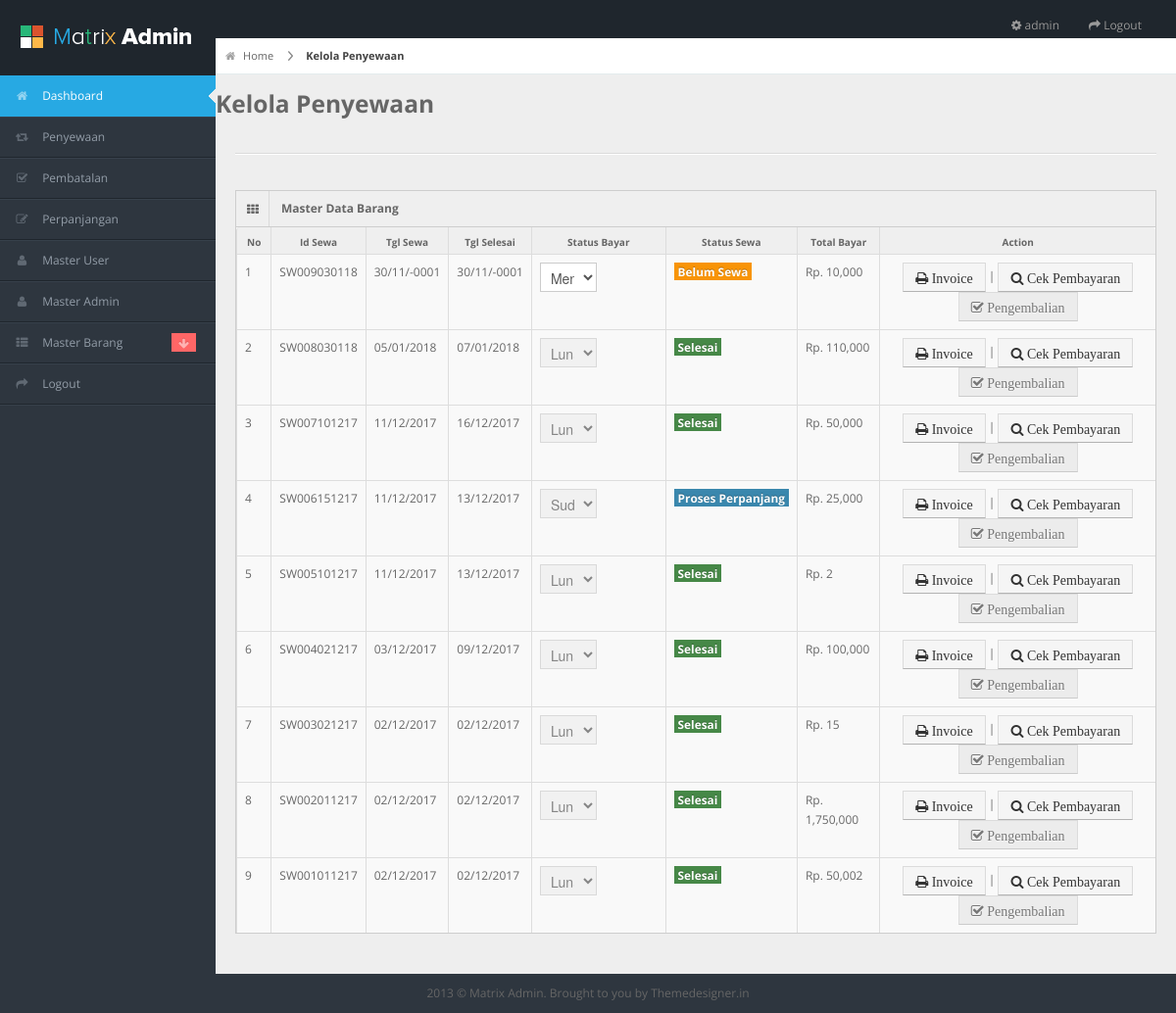
Before: /admin/pages/kelola_penyewaan.php (signed in) with the older database file.
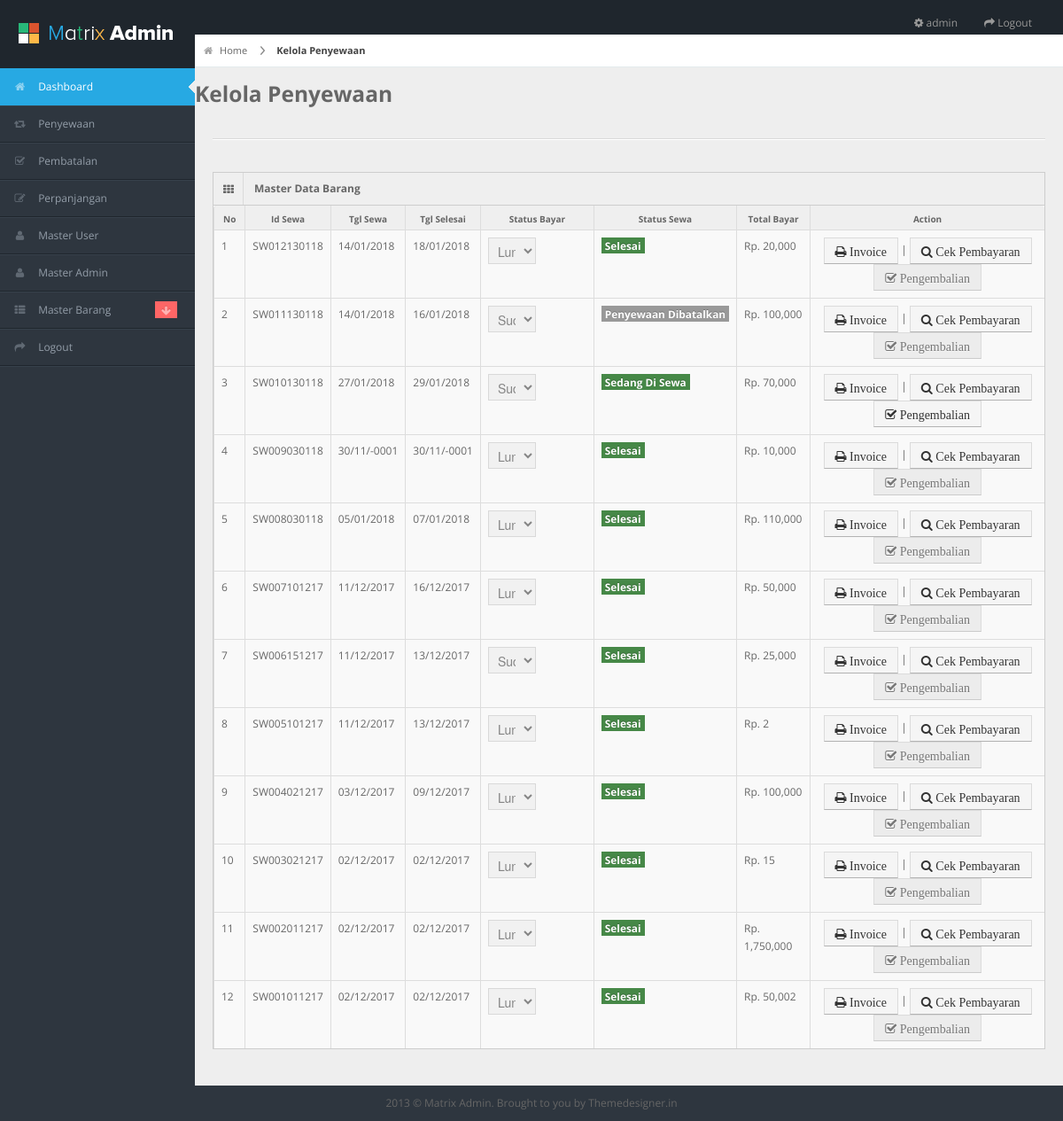
After: the same page with the newer database file.
### tables this page shows
CREATE TABLE IF NOT EXISTS `sewa` (
  `id_sewa` varchar(255) NOT NULL,
  `id_user` int(11) DEFAULT NULL,
  `tgl_sewa` date DEFAULT NULL,
  `tgl_selesai` date DEFAULT NULL,
  `tgl_expired` date DEFAULT NULL,
  `status_bayar` int(11) DEFAULT NULL,
  `status_sewa` int(11) DEFAULT NULL,
  `total_bayar` int(11) DEFAULT NULL,
  `dp` int(11) DEFAULT NULL
);

### admin/pages/kelola_penyewaan.php (the view, shortened to what this page needs)
<?php include 'header.php'; ?>
<?php include 'nav.php'; ?>
<div id="content">
	<div id="content-header">
		<div id="breadcrumb"> <a href="#" title="Go to Home" class="tip-bottom"><i class="icon-home"></i> Home</a> <a href="#" class="current">Kelola Penyewaan</a> </div>
		<h3>Kelola Penyewaan</h3>
	</div>
	<div class="container-fluid">
		<hr>
		<div class="row-fluid">
			<div class="widget-box">
				<div class="widget-title"> <span class="icon"><i class="icon-th"></i></span>
					<h5>Master Data Barang</h5>
				</div>
				<div class="widget-content nopadding">
					<table class="table table-bordered data-table">
						<thead>
							<tr>
								<th>No</th>
								<th>Id Sewa</th>
								<th>Tgl Sewa</th>
								<th>Tgl Selesai</th>
								<th>Status Bayar</th>
								<th>Status Sewa</th>
								<th>Total Bayar</th>
								<th>Action</th>
							</tr>
						</thead>
						<tbody>
							<?php
							$no=1;
							$dis_pengembalian = '';
							$stat = '';
							$sql = mysql_query("SELECT * FROM sewa,m_user WHERE sewa.id_user = m_user.id_user ORDER BY sewa.id_sewa DESC");
							while($row = mysql_fetch_array($sql)){
								if($row['status_sewa']==0){
									$stat = '';
									$dis_pengembalian = 'disabled';
									$status_sewa = '<span class="label label-warning"> Belum Sewa </span>';
								}else if($row['status_sewa']==1){
									$stat = '';
									$dis_pengembalian = 'disabled';
									$status_sewa = '<span class="label label-info"> Menunggu Konfirmasi </span>';
								}else if($row['status_sewa']==2){
									$stat = 'pengembalian.php?id_sewa='.$row['id_sewa'].'';
									$dis_pengembalian = '';
									$status_sewa = '<span class="label label-success"> Sedang Di Sewa </span>';
								}else if($row['status_sewa']==3){
									$stat = '';
									$dis_pengembalian = 'disabled';
									$status_sewa = '<span class="label label-success"> Selesai </span>';
								}else if($row['status_sewa']==4){
									$status_sewa = '<span class="label label-info"> Proses Perpanjang </span>';
								}else if($row['status_sewa']==5){
									$stat = 'pengembalian.php?id_sewa='.$row['id_sewa'].'';
									$status_sewa = '<span class="label label-success"> Penyewaan Di Perpanjang </span>';
								}else if($row['status_sewa']==7){
									$stat = '';
									$dis_pengembalian = 'disabled';
									$status_sewa = '<span class="label label-warning"> Proses Pembatalan </span>';
								}else if($row['status_sewa']==12){
									$stat = '';
									$dis_pengembalian = 'disabled';
									$status_sewa = '<span class="label label-danger"> Penyewaan Dibatalkan </span>';
								}
								?>
								<tr>
									<form action="" method="POST">
										<td><?php echo $no; ?></td>
										<td><?php echo $row['id_sewa']; ?></td>
										<td><?php echo date('d/m/Y',strtotime($row['tgl_sewa'])); ?></td>
										<td><?php echo date('d/m/Y',strtotime($row['tgl_selesai'])); ?></td>
										<td>
											<?php
											if($row['status_bayar']=='0'){
												?>
												<select class="span6" name="status_bayar" class="form-control" onchange="this.form.submit()">
													<option value="1">Menunggu Konfirmasi</option>
												</select>
													<?php }else if($row['status_bayar']=='2'){
														?>
														<select class="span6" name="status_bayar" class="form-control" onchange="this.form.submit()" disabled>
															<option value="2" selected>Sudah Dp</option>
														</select>
														<?php }else if($row['status_bayar']=='3'){
															?>
															<select class="span6" name="status_bayar" class="form-control" onchange="this.form.submit()" disabled>
																<option value="3" selected>Lunas</option>
															</select>
															<?php }?>
														</td>
														<td><?php echo $status_sewa; ?></td>
														<td>Rp. <?php echo number_format($row['total_bayar']); ?></td>
														<td style="text-align: center;">
															<a href="detail_sewa.php?id_sewa=<?php echo $row['id_sewa']; ?>"> <button type="button" name="bayar" class="btn btn-sm btn-default"><i class="icon-print"> Invoice </i></button></a> |
															<a href="cek_bayar.php?id_sewa=<?php echo $row['id_sewa']; ?>"> <button type="button" name="bayar" class="btn btn-sm btn-default"><i class="icon-search"> Cek Pembayaran </i></button></a>
															<a href="<?php echo $stat; ?>"> <button type="button" <?php echo $dis_pengembalian; ?> name="bayar" class="btn btn-sm btn-default"><i class="icon-check"> Pengembalian </i></button></a>
														</td>
													</form>
													<?php
													$no++;
												} ?>
											</tr>
										</tbody>
									</table>
								</div>
							</div>
						</div>
					</div>
				</div>
				<?php include 'footer.php'; ?>

### admin/pages/header.php (shortened to what this page needs)
<?php
	if(!isset($_SESSION['id_admin'])){
		echo "<script> window.alert('Silahkan Login Terlebih Dahulu'); location.replace('../index.php')  </script>";
	}else{
		$sql = mysql_query("SELECT * FROM m_admin WHERE id_admin = '$_SESSION[id_admin]'")or die(mysql_error());
		$admin = mysql_fetch_array($sql);
		$nama_admin = $admin['nama_admin'];
	}
?>
<!DOCTYPE html>
<html lang="en">
<head>
<link rel="stylesheet" href="../css/bootstrap.min.css" />
<link rel="stylesheet" href="../css/bootstrap-responsive.min.css" />
<link rel="stylesheet" href="../css/uniform.css" />
<link rel="stylesheet" href="../css/select2.css" />
<link rel="stylesheet" href="../css/matrix-style.css" />
<link rel="stylesheet" href="../css/matrix-media.css" />
<link href="../font-awesome/css/font-awesome.css" rel="stylesheet" />
</head>
<body>
<div id="header">
  <h1><a href="dashboard.html">Matrix Admin</a></h1>
</div>
<div id="search" class="navbar navbar-inverse pull-right">
  <ul class="nav">
    <li class=""><a title="" href="#"><i class="icon icon-cog"></i> <span class="text"><?php echo $nama_admin; ?></span></a></li>
    <li class=""><a title="" href="logout.php"><i class="icon icon-share-alt"></i> <span class="text">Logout</span></a></li>
  </ul>
</div>

### admin/pages/nav.php (shortened to what this page needs)
<div id="sidebar"><a href="#" class="visible-phone"><i class="icon icon-home"></i> Dashboard</a>
  <ul>
    <li class="active"><a href="index.html"><i class="icon icon-home"></i> <span>Dashboard</span></a> </li>
    <li> <a href="kelola_penyewaan.php"><i class="icon icon-retweet"></i> <span>Penyewaan</span></a> </li>
    <li> <a href="kelola_pembatalan.php"><i class="icon icon-check"></i> <span>Pembatalan</span></a> </li>
     <li> <a href="kelola_perpanjangan.php"><i class="icon icon-edit"></i> <span>Perpanjangan</span></a> </li>
    <li> <a href="kelola_user.php"><i class="icon icon-user"></i> <span>Master User</span></a> </li>
    <li> <a href="kelola_admin.php"><i class="icon icon-user"></i> <span>Master Admin</span></a> </li>
    <li class="submenu"> <a href="#"><i class="icon icon-th-list"></i> <span>Master Barang</span>
      <span class="label label-important"><i class="icon-arrow-down"></i></span></a>
    </li>
    <li> <a href="logout.php"><i class="icon icon-share-alt"></i> <span>Logout</span></a> </li>
  </ul>
</div>

### admin/pages/footer.php (shortened to what this page needs)
<div class="row-fluid">
	<div id="footer" class="span12"> 2013 &copy; Matrix Admin. Brought to you by <a href="http://themedesigner.in">Themedesigner.in</a> </div>
</div>
</body>
</html>

### admin/css/matrix-style.css (style rules this page uses)
* { outline:none !important; -moz-outline: none !important; }
html, body { height:100% }
body { overflow-x: hidden; margin-top: -10px; font-family: 'Open Sans', sans-serif; font-size:12px; color:#666; }
a { color:#666; }
select, textarea, input[type="text"], input[type="password"], input[type="datetime"], input[type="datetime-local"], input[type="date"], input[type="month"], input[type="time"], input[type="week"], input[type="number"], input[type="email"], input[type="url"], input[type="search"], input[type="tel"], input[type="color"], .uneditable-input, .label, .dropdown-menu, .btn, .well, .progress, .table-bordered, .btn-group > .btn:first-child, .btn-group > .btn:last-child, .btn-group > .btn:last-child, .btn-group > .dropdown-toggle, .alert { border-radius:0px; }
.btn, textarea, input[type="text"], input[type="password"], input[type="datetime"], input[type="datetime-local"], input[type="date"], input[type="month"], input[type="time"], input[type="week"], input[type="number"], input[type="email"], input[type="url"], input[type="search"], input[type="tel"], input[type="color"], .uneditable-input { box-shadow:none; }
.progress, .progress-success .bar, .progress .bar-success, .progress-warning .bar, .progress .bar-warning, .progress-danger .bar, .progress .bar-danger, .progress-info .bar, .progress .bar-info, .btn, .btn-primary { background-image:none; }
#footer { padding:10px; text-align:center; }
hr { border-top-color:#dadada; }
.label-important, .badge-important { background:#f74d4d; }
#header { height: 77px; position: relative; width: 100%; z-index: -9; }
#header h1 { background: url("../img/logo.png") no-repeat scroll 0 0 transparent; height: 31px; left: 20px; line-height: 600px; overflow: hidden; position: relative; top: 26px; width: 191px; }
#header h1 a { display: block; }
#search { position: absolute; z-index: 25; top: 6px; right:10px; }
#user-nav > ul > li > a > i, #sidebar li a i { opacity: .5; margin-top: 2px; }
#sidebar { display: block; float: left; position: relative; width: 220px; z-index: 16; }
#sidebar > ul { list-style: none; margin: 0px 0 0; padding: 0; position: absolute; width: 220px; }
#sidebar > ul > li { display: block; position: relative; }
#sidebar > ul > li > a { padding: 10px 0 10px 15px; display: block; color: #939da8; }
#sidebar > ul > li > a > i { margin-right: 10px; }
#sidebar > ul > li.active > a { background: url("../img/menu-active.png") no-repeat scroll right center transparent !important; text-decoration:none; }
#sidebar > ul > li > a > .label { margin: 0 20px 0 0; float: right; padding: 3px 5px 2px; }
#content { background: none repeat scroll 0 0 #eeeeee; margin-left: 220px; margin-right: 0; padding-bottom: 25px; position: relative; min-height:100%; width: auto; }
#content-header { position: abslute; width: 100%; margin-top: -38px; z-index: 20; }
#breadcrumb { background-color: #fff; border-bottom: 1px solid #e3ebed; }
#breadcrumb a { padding: 8px 20px 8px 10px; display: inline-block; background-image: url('../img/breadcrumb.png'); background-position: center right; background-repeat: no-repeat; font-size: 11px; color: #666666; }
#breadcrumb a:last-child { background-image:none; }
#breadcrumb a.current { font-weight: bold; color: #444444; }
#breadcrumb a i { margin-right: 5px; opacity: .6; }
.stat-boxes .peity_bar_good, .stat-boxes .peity_line_good, { color: #459D1C; }
.widget-box { background: none repeat scroll 0 0 #F9F9F9; border-left: 1px solid #CDCDCD; border-top: 1px solid #CDCDCD; border-right: 1px solid #CDCDCD; clear: both; margin-top: 16px; margin-bottom: 16px; position: relative; }
.widget-title, .modal-header, .table th, div.dataTables_wrapper .ui-widget-header { background:#efefef; border-bottom: 1px solid #CDCDCD; height: 36px; }
.widget-title span.icon { padding: 9px 10px 7px 11px; float: left; border-right:1px solid #dadada; }
.widget-title h5 { color: #666; float: left; font-size: 12px; font-weight: bold; padding: 12px; line-height: 12px; margin: 0; }
.widget-content { padding:15px; border-bottom: 1px solid #cdcdcd; }
.table th { height: auto; font-size: 10px; padding: 5px 10px 2px; border-bottom: 0; text-align: center; color: #666666; }
.nopadding { padding: 0 !important; }
.nopadding .table { margin-bottom: 0; }
.nopadding .table-bordered { border: 0; }
form { margin-bottom: 0; }

Changed rows visible on the page:
added sewa: id_sewa "SW012130118", tgl_sewa "14/01/2018", tgl_selesai "18/01/2018", status_sewa "Selesai", total_bayar "20,000"
added sewa: id_sewa "SW011130118", tgl_sewa "14/01/2018", tgl_selesai "16/01/2018", status_sewa "Penyewaan Dibatalkan", total_bayar "100,000"
added sewa: id_sewa "SW010130118", tgl_sewa "27/01/2018", tgl_selesai "29/01/2018", status_sewa "Sedang Di Sewa", total_bayar "70,000"
changed sewa "SW009030118": status_bayar "Menunggu Konfirmasi" → "Lunas"; status_sewa "Belum Sewa" → "Selesai"
changed sewa "SW006151217": status_sewa "Proses Perpanjang" → "Selesai"
